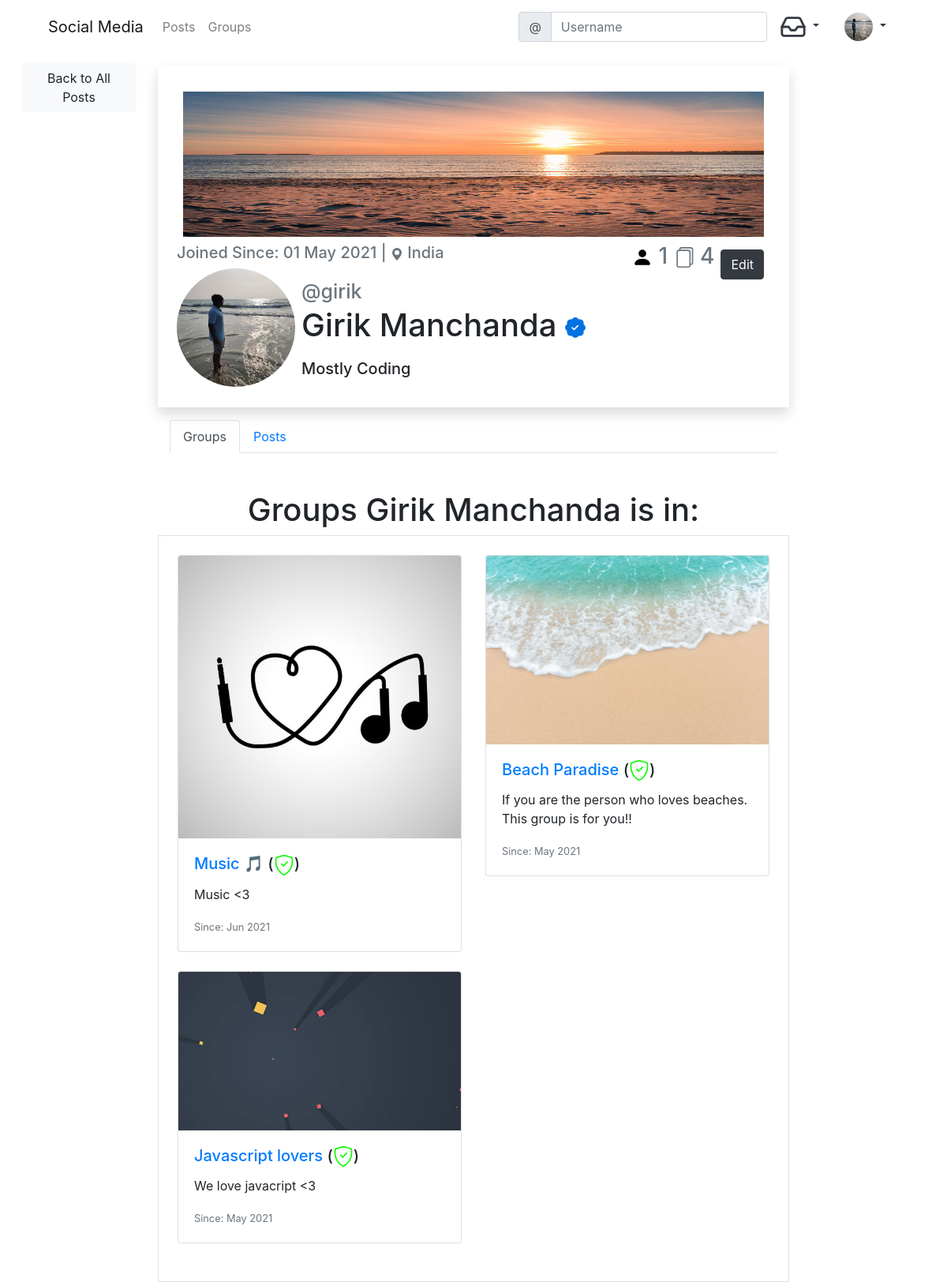
/profile/1/ (signed in), run on the app's committed database.
### social/models.py (models this page shows)
class UserProfile(models.Model):
    user = models.OneToOneField(User, primary_key=True, related_name='profile', on_delete=models.CASCADE)
    name = models.CharField(max_length = 150, blank = True, null = True)
    bio = models.TextField(max_length = 350, blank = True, null = True)
    GENDER_CHOICES = (
        ('', 'Choose Your Gender'),
        ('Male', 'Male'),
        ('Female', 'Female'),
        ('Rather Not Say', 'Rather Not Say')
    )
    gender = models.CharField(max_length=14, choices=GENDER_CHOICES)
    birth_date = models.DateField(blank = True, null = True)
    location = models.CharField(max_length = 150, blank = True, null = True)
    profile_background = models.ImageField(upload_to='uploads/profile_background', default='uploads/profile_background/default.jpg', blank=True)
    profile_pic = models.ImageField(upload_to='uploads/profile_pictures', default='uploads/profile_pictures/default_img.png', blank=True)
    followers = models.ManyToManyField(User, related_name='followers', blank = True)
    verified = models.BooleanField(default=False)

### groups/models.py (models this page shows, shortened)
class Group(models.Model):
    name = models.CharField(max_length=20, unique=True)
    slug = models.SlugField(allow_unicode=True, unique=True)
    description = models.TextField(blank=True, default='')
    admin = models.ForeignKey(User, blank=True, related_name='admin', on_delete= models.CASCADE)
    moderators = models.ManyToManyField(User, blank=True, related_name='group_moderators')
    ban = models.ManyToManyField(User, blank=True, related_name='group_ban')
    members = models.ManyToManyField(User, through='GroupMember')
    cover = models.ImageField(upload_to='uploads/covers', default='uploads/covers/default.jpg', blank=True)
    created_on = models.DateTimeField(auto_now_add=True)
    class Meta():
        ordering = ["-created_on"]

### social/views.py (the view)
# urls.py: path('profile/<pk>/', views.ProfileView.as_view(), name='profile_view'),
class ProfileView(View):
    def get(self, request, pk,*args, **kwargs):
        profile = models.UserProfile.objects.get(pk=pk)
        user = profile.user
        posts = models.Post.objects.filter(author=user).order_by('-created_on')
        form = forms.PostForm(request.POST)
        refer = ''
        groups = group_models.Group.objects.filter(members=user)
        if profile.gender == 'Male':
            refer = 'his'
        elif profile.gender == 'Female':
            refer = 'her'
        else:
            refer = 'their'
        context = {
            'profile':profile,
            'posts':posts,
            'refer':refer,
            'form':form,
            'group_list':groups,
        }
        return render(request, 'social/profile.html', context)

### social/forms.py
class PostForm(forms.ModelForm):
    body = forms.CharField(
        label='',
        widget = forms.Textarea(attrs={
        'rows':'3',
        'placeholder':'Share something with the world!'
        })
    )
    image = forms.ImageField(required=False)
    class Meta():
        model = models.Post
        fields = ('body', 'image')

### social/templatetags/custom_tags.py (called while the page is built)
@register.inclusion_tag('notif/notifications.html', takes_context = True)
def show_notifications(context):
    request_user = context['request'].user
    notifications = Notification.objects.filter(to_user=request_user).exclude(user_has_seen=True).order_by('-timestamp')
    return {'notifications':notifications}

### templates/social/profile.html (shortened to what this page needs)
{% extends "base.html" %}
{% load bootstrap4 %}
{% block LeftContent %}
<div class="d-grid gap-2 m-2 p-1">
  <a style="width:100%;" href="{% url "post_list" %}" class="btn btn-light mb-3">Back to All Posts</a>
</div>
{% endblock %}
{% block maincontent %}
<div class="row justify-content-center mt-3">
      <div class="col-md-12 col-sm-12 p-4 shadow">
          <img class="float-left mr-2 p-2" src="{{ profile.profile_background.url }}" height="200" width="100%" alt="Image Not loaded">
         {% if user == profile.user %}
         <a class="float-right m-2 btn btn-dark" href="{% url "profile_edit" pk=profile.pk %}">Edit</a>
         {% endif %}
         <h5 class="text-muted">Joined Since: {{ profile.user.date_joined|date:'d M Y' }} |
           <svg xmlns="http://www.w3.org/2000/svg" width="16" height="16" fill="currentColor" class="bi bi-geo-alt-fill" viewBox="0 0 16 16">
             <path d="M8 16s6-5.686 6-10A6 6 0 0 0 2 6c0 4.314 6 10 6 10zm0-7a3 3 0 1 1 0-6 3 3 0 0 1 0 6z"/>
           </svg>
           {% if profile.location %}
            {{ profile.location }}
            {% else %}
              {% if user == profile.user %}
                Add Location
              {% else %}
                Social Media
              {% endif %}
           {% endif %}
             <span class="float-right" style="font-size:28px;">
              <a style="text-decoration:none; color:black;" href="{% url "AllFollowers" pk=profile.pk %}">
               <svg xmlns="http://www.w3.org/2000/svg" width="26" height="26" fill="currentColor" class="bi bi-person-fill" viewBox="0 0 16 16">
                 <path d="M3 14s-1 0-1-1 1-4 6-4 6 3 6 4-1 1-1 1H3zm5-6a3 3 0 1 0 0-6 3 3 0 0 0 0 6z"/>
               </svg>
              </a>
               {{ profile.followers.count }}
              {{ posts.count }}
         </span>
         </h5>
         <img class="float-left" src="{{ profile.profile_pic.url }}" style="border-radius:100%;" height="150" width="150" alt="Image Not loaded">
         <h1 class="float-left pl-2">
           <span class="text-muted" style="font-size:25px;">@{{ profile.user.username }}</span> <br>
           {% if profile.name %}
           {{ profile.name }}
           {% else %}
           {% if user == profile.user %}
           Add a Name
         {% else %}
           @{{ profile.user.username }}
         {% endif %}
           {% endif %}
           <br>
           <span style="font-size:20px;">
             {% if profile.bio %}
              {{ profile.bio }}
              {% else %}
              {% if user == profile.user %}
              Add Bio
            {% endif %}
            {% endif %}
          </span> <br>
          </h1>
       </div>
</div>
<ul class="nav nav-tabs mt-3" id="myTab" role="tablist">
  <li class="nav-item" role="presentation">
    <a class="nav-link active" id="home-tab" data-toggle="tab" href="#home" role="tab" aria-controls="home" aria-selected="true">Groups</a>
  </li>
  <li class="nav-item" role="presentation">
    <a class="nav-link" id="profile-tab" data-toggle="tab" href="#profile" role="tab" aria-controls="profile" aria-selected="false">Posts</a>
  </li>
</ul>
<div class="tab-content" id="myTabContent">
  <div class="tab-pane fade show active" id="home" role="tabpanel" aria-labelledby="home-tab">
{% if profile.user == user or user in profile.followers.all %}
<div class="row justify-content-center mt-5">
  <h1>Groups {% if profile.name %}{{ profile.name }}{% else %}@{{ profile.user.username }}{% endif %} is in:</h1>
  <div class="col-md-12 col-sm-12 border p-4 ">
    <div class="row row-cols-1 row-cols-md-2">
        {% for group in group_list  %}
        <div class="col mb-4">
        <div class="card">
         <a href="{% url 'detail-group' slug=group.slug %}"><img class="card-img-top" src="{{ group.cover.url }}" alt="Card image cap"></a>
         <div class="card-body">
          <h5 class="card-title"><a href="{% url 'detail-group' slug=group.slug %}">{{ group.name }}</a>
             {% if group.admin == profile.user %}
             ()
             {% endif %}
           </h5>
           <p class="card-text">{{ group.description }}</p>
           <p class="card-text"><small class="text-muted">Since: {{ group.created_on|date:"M Y" }}</small></p>
         </div>
       </div>
      </div>
        {% endfor %}
      </div>
  </div>
</div>
{% else %}
<h1>Follow @{{ profile.user.username }} to see which groups they are in</h1>
{% endif %}
</div>
</div>
{% endblock %}

### templates/base.html (shortened to what this page needs)
<!DOCTYPE html>
{% load static %}
{% load custom_tags %}
<html lang="en" dir="ltr">
  <head>
    <link rel="stylesheet" href="{% static 'css/master.css' %}">
    <link rel="stylesheet" href="https://cdn.jsdelivr.net/npm/bootstrap@4.6.0/dist/css/bootstrap.min.css"
>
  </head>
  <body>
  <div class="container">
    <nav class="MynavigationBar navbar navbar-expand-lg navbar-light sticky">
      <a class="navbar-brand" href="{% if user.is_authenticated %}{% url "post_list" %}{% else %}{% url "home" %}{% endif %}">Social Media</a>
      <div class="collapse navbar-collapse" id="navbarNavDropdown">
        <ul class="navbar-nav mr-auto mt-2 mt-lg-0">
          {% if user.is_authenticated %}
          <li class="nav-item">
            <a class="nav-link" href="{% url "post_list" %}">Posts</a>
          </li>
          <li class="nav-item">
            <a class="nav-link" href="{% url "list-group" %}">Groups</a>
          </li>
          {% endif %}
        </ul>
        <form class="form-inline" action="{% url "search" %}">
          <div class="input-group">
            <div class="input-group-prepend">
              <span class="input-group-text" id="basic-addon1">@</span>
            </div>
            <input type="text" class="form-control" placeholder="Username" aria-label="Username" aria-describedby="basic-addon1" name="query" value="{{ request.GET.query }}">
          </div>
        </form>
        {% if user.is_authenticated %}
        <div class="nav-item dropdown">
          <a class="nav-link dropdown-toggle text-dark" href="#" data-bs-toggle="dropdown"  id="naavbarnotif"  role="button" data-toggle="dropdown" aria-haspopup="true" aria-expanded="false">
            <i data-feather="inbox"></i>
          </a>
        </div>
        {% endif %}
        {% if user.is_authenticated %}
          <div class="nav-item dropdown">
            <a class="nav-link dropdown-toggle text-dark" href="#" data-bs-toggle="dropdown"  id="navbarDropdownMenuLink"  role="button" data-toggle="dropdown" aria-haspopup="true" aria-expanded="false">
              <img src="{{ user.profile.profile_pic.url }}" class="round_img" height="36" widht="36" alt="img not loaded">
            </a>
          </div>
          {% endif %}
      </div>
    </nav>
</div>
<div class="container-fluid">
<div class="row">
  <div class="col-lg-2 col-md-2 col-sm-12">
  {% block LeftContent %}
  {% endblock %}
  </div>
  <div class="col-lg-8 col-md-10 col-sm-12">
  {% block maincontent %}
  {% endblock %}
  </div>
  <div class="col-lg-2 col-md-12 col-sm-12">
  </div>
</div>
</div>
  </body>
</html>

### static_in_venv/css/master.css (style rules this page uses)
.round_img { border-radius: 100%; }
.feather { width: 34px; height: 34px; stroke: currentColor; stroke-width: 2; stroke-linecap: round; stroke-linejoin: round; fill: none; }

### data on the page
UserProfile: profile_background (placeholder picture), user.date_joined "01 May 2021", location "India", followers.count "1", profile_pic (picture), user.username "girik", name "Girik Manchanda", bio "Mostly Coding"
Group: cover (picture), name "Music 🎵", description "Music <3", created_on "Jun 2021"
Group: cover (picture), name "Beach Paradise", description "If you are the person who loves beaches. This group is for you!!", created_on "May 2021"
Group: cover (picture), name "Javascript lovers", description "We love javacript <3", created_on "May 2021"

### other printed values
{{ posts.count }} "4"
